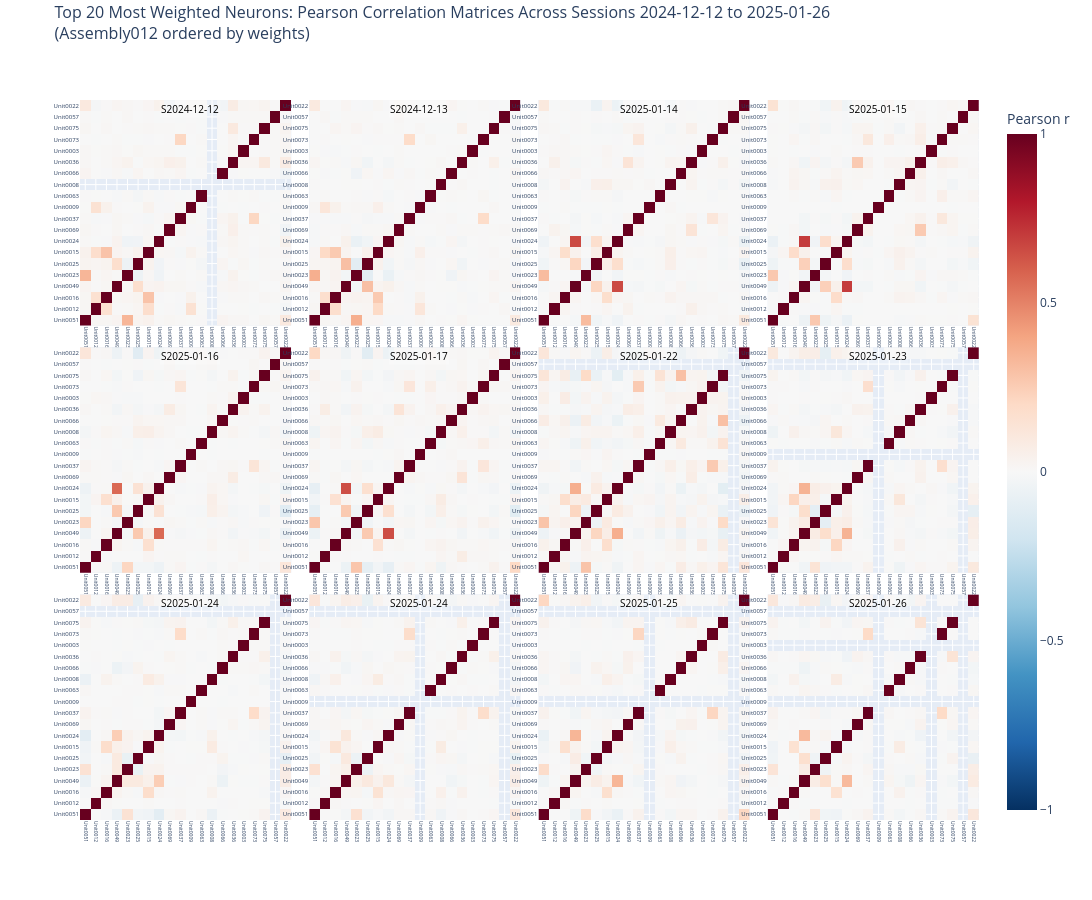

The notebook cell saved with this chart:
### Code cell
start = pd.Timestamp("2024-12-12")
end   = pd.Timestamp("2025-01-27")

# set top x neurons and select sessions
top_x_neurons = neurons_ordered[-20:]

session_ids_all = fr_track_selected.index.get_level_values("session_id").unique()
dt_index = pd.to_datetime(session_ids_all, format="%Y-%m-%d_%H-%M")

# boolean selection
mask = (dt_index >= start) & (dt_index <= end)
selected = session_ids_all[mask]



n_sessions = len(selected)

n_cols = 4 # int(np.ceil(np.sqrt(n_sessions)))
n_rows = 3 # int(np.ceil(n_sessions / n_cols))

reversed_order_topx = top_x_neurons[::-1]

# Create subplots
fig = make_subplots(
    rows=n_rows,
    cols=n_cols,
    #subplot_titles=[f'S{s}' for s in selected],
    horizontal_spacing=0.02,
    vertical_spacing=0.03,
)

# Compute correlation matrix for each session (only top 10 neurons)
for idx, session_id in enumerate(selected):
    row = idx // n_cols + 1
    col = idx % n_cols + 1
    
    # Extract session data
    try:
        neuron_data_session = fr.xs(session_id, level=2)
        
        # Filter to Unit columns only
        unit_cols = [c for c in neuron_data_session.columns if isinstance(c, str) and c.startswith('Unit')]
        neuron_data_session = neuron_data_session[unit_cols]
        
        # Map top 10 neurons to Unit column names
        topx_unit_cols = [f'Unit{i+1:04d}' for i in top_x_neurons if f'Unit{i+1:04d}' in neuron_data_session.columns]
        
        # Filter to only top 10 neurons
        neuron_data_top10 = neuron_data_session[topx_unit_cols]
        
        # Compute correlation matrix
        corr_matrix = neuron_data_top10.corr()
        
        # Create ordering based on reversed top 10 neurons
        unit_order = [f'Unit{i+1:04d}' for i in reversed_order_topx if f'Unit{i+1:04d}' in corr_matrix.columns]
        
        # Reorder the correlation matrix
        corr_matrix_ordered = corr_matrix.loc[unit_order, unit_order]
        
        # Add heatmap to subplot
        fig.add_trace(
            go.Heatmap(
                z=corr_matrix_ordered.values,
                x=unit_order,
                y=unit_order,
                colorscale='RdBu_r',
                zmin=-1,
                zmax=1,
                showscale=(idx == 0),
                colorbar=dict(
                    title="Pearson r",
                    x=1.02
                ) if idx == 0 else None,
                hovertemplate='X: %{x}<br>Y: %{y}<br>r: %{z:.3f}<extra></extra>'
            ),
            row=row,
            col=col
        )

        fig.add_annotation(
            text=f"S{session_id.split('_')[0]}",
            xref=f"x{idx + 1}",
            yref=f"y{idx + 1}",
            x=7,
            y=19.5,
            xanchor="left",
            yanchor="top",
            showarrow=False,
            font=dict(size=10, color="black"),
            bgcolor="rgba(255,255,255,0.2)"
        )
        
        # Update axes - show tick labels for top 10
        fig.update_xaxes(showticklabels=True, tickangle=90, tickfont=dict(size=5), row=row, col=col)
        fig.update_yaxes(showticklabels=True, tickfont=dict(size=6), row=row, col=col)
        
    except Exception as e:
        print(f"Error processing session {session_id}: {e}")
        continue

# Update layout
fig.update_layout(
    title_text=f"Top 20 Most Weighted Neurons: Pearson Correlation Matrices Across Sessions {selected[0].split('_')[0]} to {selected[-1].split('_')[0]}<br>(Assembly012 ordered by weights)",
    title_font_size=16,
    width=300 * n_cols,
    height=300 * n_rows,
    showlegend=False,
    title=dict(y=0.98),
)


fig.show()

print(f"Created {n_sessions} correlation heatmaps (10x10) in {n_rows}x{n_cols} grid")
print(f"Top 10 most weighted neurons: {top_x_neurons.values}")

### Figure 1 — Plotly figure (JSON) as saved in the notebook; plotly's stock layout.template omitted (floating-point values rounded to 4 significant figures; data arrays with more than 128 entries replaced by an {"elided": "..."} marker saying what was removed)
{"data": [{"colorbar": {"title": {"text": "Pearson r"}, "x": 1.02}, "colorscale": [[0, "rgb(5,48,97)"], [0.1, "rgb(33,102,172)"], [0.2, "rgb(67,147,195)"], [0.3, "rgb(146,197,222)"], [0.4, "rgb(209,229,240)"], [0.5, "rgb(247,247,247)"], [0.6, "rgb(253,219,199)"], [0.7, "rgb(244,165,130)"], [0.8, "rgb(214,96,77)"], [0.9, "rgb(178,24,43)"], [1, "rgb(103,0,31)"]], "hovertemplate": "X: %{x}<br>Y: %{y}<br>r: %{z:.3f}<extra></extra>", "showscale": true, "type": "heatmap", "x": ["Unit0051", "Unit0012", "Unit0016", "Unit0049", "Unit0023", "Unit0025", "Unit0015", "Unit0024", "Unit0069", "Unit0037", "Unit0009", "Unit0063", "Unit0008", "Unit0066", "Unit0036", "Unit0003", "Unit0073", "Unit0075", "Unit0057", "Unit0022"], "xaxis": "x", "y": ["Unit0051", "Unit0012", "Unit0016", "Unit0049", "Unit0023", "Unit0025", "Unit0015", "Unit0024", "Unit0069", "Unit0037", "Unit0009", "Unit0063", "Unit0008", "Unit0066", "Unit0036", "Unit0003", "Unit0073", "Unit0075", "Unit0057", "Unit0022"], "yaxis": "y", "z": {"elided": "20x20 float values"}, "zmax": 1, "zmin": -1}, {"colorscale": [[0, "rgb(5,48,97)"], [0.1, "rgb(33,102,172)"], [0.2, "rgb(67,147,195)"], [0.3, "rgb(146,197,222)"], [0.4, "rgb(209,229,240)"], [0.5, "rgb(247,247,247)"], [0.6, "rgb(253,219,199)"], [0.7, "rgb(244,165,130)"], [0.8, "rgb(214,96,77)"], [0.9, "rgb(178,24,43)"], [1, "rgb(103,0,31)"]], "hovertemplate": "X: %{x}<br>Y: %{y}<br>r: %{z:.3f}<extra></extra>", "showscale": false, "type": "heatmap", "x": ["Unit0051", "Unit0012", "Unit0016", "Unit0049", "Unit0023", "Unit0025", "Unit0015", "Unit0024", "Unit0069", "Unit0037", "Unit0009", "Unit0063", "Unit0008", "Unit0066", "Unit0036", "Unit0003", "Unit0073", "Unit0075", "Unit0057", "Unit0022"], "xaxis": "x2", "y": ["Unit0051", "Unit0012", "Unit0016", "Unit0049", "Unit0023", "Unit0025", "Unit0015", "Unit0024", "Unit0069", "Unit0037", "Unit0009", "Unit0063", "Unit0008", "Unit0066", "Unit0036", "Unit0003", "Unit0073", "Unit0075", "Unit0057", "Unit0022"], "yaxis": "y2", "z": {"elided": "20x20 float values"}, "zmax": 1, "zmin": -1}, {"colorscale": [[0, "rgb(5,48,97)"], [0.1, "rgb(33,102,172)"], [0.2, "rgb(67,147,195)"], [0.3, "rgb(146,197,222)"], [0.4, "rgb(209,229,240)"], [0.5, "rgb(247,247,247)"], [0.6, "rgb(253,219,199)"], [0.7, "rgb(244,165,130)"], [0.8, "rgb(214,96,77)"], [0.9, "rgb(178,24,43)"], [1, "rgb(103,0,31)"]], "hovertemplate": "X: %{x}<br>Y: %{y}<br>r: %{z:.3f}<extra></extra>", "showscale": false, "type": "heatmap", "x": ["Unit0051", "Unit0012", "Unit0016", "Unit0049", "Unit0023", "Unit0025", "Unit0015", "Unit0024", "Unit0069", "Unit0037", "Unit0009", "Unit0063", "Unit0008", "Unit0066", "Unit0036", "Unit0003", "Unit0073", "Unit0075", "Unit0057", "Unit0022"], "xaxis": "x3", "y": ["Unit0051", "Unit0012", "Unit0016", "Unit0049", "Unit0023", "Unit0025", "Unit0015", "Unit0024", "Unit0069", "Unit0037", "Unit0009", "Unit0063", "Unit0008", "Unit0066", "Unit0036", "Unit0003", "Unit0073", "Unit0075", "Unit0057", "Unit0022"], "yaxis": "y3", "z": {"elided": "20x20 float values"}, "zmax": 1, "zmin": -1}, {"colorscale": [[0, "rgb(5,48,97)"], [0.1, "rgb(33,102,172)"], [0.2, "rgb(67,147,195)"], [0.3, "rgb(146,197,222)"], [0.4, "rgb(209,229,240)"], [0.5, "rgb(247,247,247)"], [0.6, "rgb(253,219,199)"], [0.7, "rgb(244,165,130)"], [0.8, "rgb(214,96,77)"], [0.9, "rgb(178,24,43)"], [1, "rgb(103,0,31)"]], "hovertemplate": "X: %{x}<br>Y: %{y}<br>r: %{z:.3f}<extra></extra>", "showscale": false, "type": "heatmap", "x": ["Unit0051", "Unit0012", "Unit0016", "Unit0049", "Unit0023", "Unit0025", "Unit0015", "Unit0024", "Unit0069", "Unit0037", "Unit0009", "Unit0063", "Unit0008", "Unit0066", "Unit0036", "Unit0003", "Unit0073", "Unit0075", "Unit0057", "Unit0022"], "xaxis": "x4", "y": ["Unit0051", "Unit0012", "Unit0016", "Unit0049", "Unit0023", "Unit0025", "Unit0015", "Unit0024", "Unit0069", "Unit0037", "Unit0009", "Unit0063", "Unit0008", "Unit0066", "Unit0036", "Unit0003", "Unit0073", "Unit0075", "Unit0057", "Unit0022"], "yaxis": "y4", "z": {"elided": "20x20 float values"}, "zmax": 1, "zmin": -1}, {"colorscale": [[0, "rgb(5,48,97)"], [0.1, "rgb(33,102,172)"], [0.2, "rgb(67,147,195)"], [0.3, "rgb(146,197,222)"], [0.4, "rgb(209,229,240)"], [0.5, "rgb(247,247,247)"], [0.6, "rgb(253,219,199)"], [0.7, "rgb(244,165,130)"], [0.8, "rgb(214,96,77)"], [0.9, "rgb(178,24,43)"], [1, "rgb(103,0,31)"]], "hovertemplate": "X: %{x}<br>Y: %{y}<br>r: %{z:.3f}<extra></extra>", "showscale": false, "type": "heatmap", "x": ["Unit0051", "Unit0012", "Unit0016", "Unit0049", "Unit0023", "Unit0025", "Unit0015", "Unit0024", "Unit0069", "Unit0037", "Unit0009", "Unit0063", "Unit0008", "Unit0066", "Unit0036", "Unit0003", "Unit0073", "Unit0075", "Unit0057", "Unit0022"], "xaxis": "x5", "y": ["Unit0051", "Unit0012", "Unit0016", "Unit0049", "Unit0023", "Unit0025", "Unit0015", "Unit0024", "Unit0069", "Unit0037", "Unit0009", "Unit0063", "Unit0008", "Unit0066", "Unit0036", "Unit0003", "Unit0073", "Unit0075", "Unit0057", "Unit0022"], "yaxis": "y5", "z": {"elided": "20x20 float values"}, "zmax": 1, "zmin": -1}, {"colorscale": [[0, "rgb(5,48,97)"], [0.1, "rgb(33,102,172)"], [0.2, "rgb(67,147,195)"], [0.3, "rgb(146,197,222)"], [0.4, "rgb(209,229,240)"], [0.5, "rgb(247,247,247)"], [0.6, "rgb(253,219,199)"], [0.7, "rgb(244,165,130)"], [0.8, "rgb(214,96,77)"], [0.9, "rgb(178,24,43)"], [1, "rgb(103,0,31)"]], "hovertemplate": "X: %{x}<br>Y: %{y}<br>r: %{z:.3f}<extra></extra>", "showscale": false, "type": "heatmap", "x": ["Unit0051", "Unit0012", "Unit0016", "Unit0049", "Unit0023", "Unit0025", "Unit0015", "Unit0024", "Unit0069", "Unit0037", "Unit0009", "Unit0063", "Unit0008", "Unit0066", "Unit0036", "Unit0003", "Unit0073", "Unit0075", "Unit0057", "Unit0022"], "xaxis": "x6", "y": ["Unit0051", "Unit0012", "Unit0016", "Unit0049", "Unit0023", "Unit0025", "Unit0015", "Unit0024", "Unit0069", "Unit0037", "Unit0009", "Unit0063", "Unit0008", "Unit0066", "Unit0036", "Unit0003", "Unit0073", "Unit0075", "Unit0057", "Unit0022"], "yaxis": "y6", "z": {"elided": "20x20 float values"}, "zmax": 1, "zmin": -1}, {"colorscale": [[0, "rgb(5,48,97)"], [0.1, "rgb(33,102,172)"], [0.2, "rgb(67,147,195)"], [0.3, "rgb(146,197,222)"], [0.4, "rgb(209,229,240)"], [0.5, "rgb(247,247,247)"], [0.6, "rgb(253,219,199)"], [0.7, "rgb(244,165,130)"], [0.8, "rgb(214,96,77)"], [0.9, "rgb(178,24,43)"], [1, "rgb(103,0,31)"]], "hovertemplate": "X: %{x}<br>Y: %{y}<br>r: %{z:.3f}<extra></extra>", "showscale": false, "type": "heatmap", "x": ["Unit0051", "Unit0012", "Unit0016", "Unit0049", "Unit0023", "Unit0025", "Unit0015", "Unit0024", "Unit0069", "Unit0037", "Unit0009", "Unit0063", "Unit0008", "Unit0066", "Unit0036", "Unit0003", "Unit0073", "Unit0075", "Unit0057", "Unit0022"], "xaxis": "x7", "y": ["Unit0051", "Unit0012", "Unit0016", "Unit0049", "Unit0023", "Unit0025", "Unit0015", "Unit0024", "Unit0069", "Unit0037", "Unit0009", "Unit0063", "Unit0008", "Unit0066", "Unit0036", "Unit0003", "Unit0073", "Unit0075", "Unit0057", "Unit0022"], "yaxis": "y7", "z": {"elided": "20x20 float values"}, "zmax": 1, "zmin": -1}, {"colorscale": [[0, "rgb(5,48,97)"], [0.1, "rgb(33,102,172)"], [0.2, "rgb(67,147,195)"], [0.3, "rgb(146,197,222)"], [0.4, "rgb(209,229,240)"], [0.5, "rgb(247,247,247)"], [0.6, "rgb(253,219,199)"], [0.7, "rgb(244,165,130)"], [0.8, "rgb(214,96,77)"], [0.9, "rgb(178,24,43)"], [1, "rgb(103,0,31)"]], "hovertemplate": "X: %{x}<br>Y: %{y}<br>r: %{z:.3f}<extra></extra>", "showscale": false, "type": "heatmap", "x": ["Unit0051", "Unit0012", "Unit0016", "Unit0049", "Unit0023", "Unit0025", "Unit0015", "Unit0024", "Unit0069", "Unit0037", "Unit0009", "Unit0063", "Unit0008", "Unit0066", "Unit0036", "Unit0003", "Unit0073", "Unit0075", "Unit0057", "Unit0022"], "xaxis": "x8", "y": ["Unit0051", "Unit0012", "Unit0016", "Unit0049", "Unit0023", "Unit0025", "Unit0015", "Unit0024", "Unit0069", "Unit0037", "Unit0009", "Unit0063", "Unit0008", "Unit0066", "Unit0036", "Unit0003", "Unit0073", "Unit0075", "Unit0057", "Unit0022"], "yaxis": "y8", "z": {"elided": "20x20 float values"}, "zmax": 1, "zmin": -1}, {"colorscale": [[0, "rgb(5,48,97)"], [0.1, "rgb(33,102,172)"], [0.2, "rgb(67,147,195)"], [0.3, "rgb(146,197,222)"], [0.4, "rgb(209,229,240)"], [0.5, "rgb(247,247,247)"], [0.6, "rgb(253,219,199)"], [0.7, "rgb(244,165,130)"], [0.8, "rgb(214,96,77)"], [0.9, "rgb(178,24,43)"], [1, "rgb(103,0,31)"]], "hovertemplate": "X: %{x}<br>Y: %{y}<br>r: %{z:.3f}<extra></extra>", "showscale": false, "type": "heatmap", "x": ["Unit0051", "Unit0012", "Unit0016", "Unit0049", "Unit0023", "Unit0025", "Unit0015", "Unit0024", "Unit0069", "Unit0037", "Unit0009", "Unit0063", "Unit0008", "Unit0066", "Unit0036", "Unit0003", "Unit0073", "Unit0075", "Unit0057", "Unit0022"], "xaxis": "x9", "y": ["Unit0051", "Unit0012", "Unit0016", "Unit0049", "Unit0023", "Unit0025", "Unit0015", "Unit0024", "Unit0069", "Unit0037", "Unit0009", "Unit0063", "Unit0008", "Unit0066", "Unit0036", "Unit0003", "Unit0073", "Unit0075", "Unit0057", "Unit0022"], "yaxis": "y9", "z": {"elided": "20x20 float values"}, "zmax": 1, "zmin": -1}, {"colorscale": [[0, "rgb(5,48,97)"], [0.1, "rgb(33,102,172)"], [0.2, "rgb(67,147,195)"], [0.3, "rgb(146,197,222)"], [0.4, "rgb(209,229,240)"], [0.5, "rgb(247,247,247)"], [0.6, "rgb(253,219,199)"], [0.7, "rgb(244,165,130)"], [0.8, "rgb(214,96,77)"], [0.9, "rgb(178,24,43)"], [1, "rgb(103,0,31)"]], "hovertemplate": "X: %{x}<br>Y: %{y}<br>r: %{z:.3f}<extra></extra>", "showscale": false, "type": "heatmap", "x": ["Unit0051", "Unit0012", "Unit0016", "Unit0049", "Unit0023", "Unit0025", "Unit0015", "Unit0024", "Unit0069", "Unit0037", "Unit0009", "Unit0063", "Unit0008", "Unit0066", "Unit0036", "Unit0003", "Unit0073", "Unit0075", "Unit0057", "Unit0022"], "xaxis": "x10", "y": ["Unit0051", "Unit0012", "Unit0016", "Unit0049", "Unit0023", "Unit0025", "Unit0015", "Unit0024", "Unit0069", "Unit0037", "Unit0009", "Unit0063", "Unit0008", "Unit0066", "Unit0036", "Unit0003", "Unit0073", "Unit0075", "Unit0057", "Unit0022"], "yaxis": "y10", "z": {"elided": "20x20 float values"}, "zmax": 1, "zmin": -1}, {"colorscale": [[0, "rgb(5,48,97)"], [0.1, "rgb(33,102,172)"], [0.2, "rgb(67,147,195)"], [0.3, "rgb(146,197,222)"], [0.4, "rgb(209,229,240)"], [0.5, "rgb(247,247,247)"], [0.6, "rgb(253,219,199)"], [0.7, "rgb(244,165,130)"], [0.8, "rgb(214,96,77)"], [0.9, "rgb(178,24,43)"], [1, "rgb(103,0,31)"]], "hovertemplate": "X: %{x}<br>Y: %{y}<br>r: %{z:.3f}<extra></extra>", "showscale": false, "type": "heatmap", "x": ["Unit0051", "Unit0012", "Unit0016", "Unit0049", "Unit0023", "Unit0025", "Unit0015", "Unit0024", "Unit0069", "Unit0037", "Unit0009", "Unit0063", "Unit0008", "Unit0066", "Unit0036", "Unit0003", "Unit0073", "Unit0075", "Unit0057", "Unit0022"], "xaxis": "x11", "y": ["Unit0051", "Unit0012", "Unit0016", "Unit0049", "Unit0023", "Unit0025", "Unit0015", "Unit0024", "Unit0069", "Unit0037", "Unit0009", "Unit0063", "Unit0008", "Unit0066", "Unit0036", "Unit0003", "Unit0073", "Unit0075", "Unit0057", "Unit0022"], "yaxis": "y11", "z": {"elided": "20x20 float values"}, "zmax": 1, "zmin": -1}, {"colorscale": [[0, "rgb(5,48,97)"], [0.1, "rgb(33,102,172)"], [0.2, "rgb(67,147,195)"], [0.3, "rgb(146,197,222)"], [0.4, "rgb(209,229,240)"], [0.5, "rgb(247,247,247)"], [0.6, "rgb(253,219,199)"], [0.7, "rgb(244,165,130)"], [0.8, "rgb(214,96,77)"], [0.9, "rgb(178,24,43)"], [1, "rgb(103,0,31)"]], "hovertemplate": "X: %{x}<br>Y: %{y}<br>r: %{z:.3f}<extra></extra>", "showscale": false, "type": "heatmap", "x": ["Unit0051", "Unit0012", "Unit0016", "Unit0049", "Unit0023", "Unit0025", "Unit0015", "Unit0024", "Unit0069", "Unit0037", "Unit0009", "Unit0063", "Unit0008", "Unit0066", "Unit0036", "Unit0003", "Unit0073", "Unit0075", "Unit0057", "Unit0022"], "xaxis": "x12", "y": ["Unit0051", "Unit0012", "Unit0016", "Unit0049", "Unit0023", "Unit0025", "Unit0015", "Unit0024", "Unit0069", "Unit0037", "Unit0009", "Unit0063", "Unit0008", "Unit0066", "Unit0036", "Unit0003", "Unit0073", "Unit0075", "Unit0057", "Unit0022"], "yaxis": "y12", "z": {"elided": "20x20 float values"}, "zmax": 1, "zmin": -1}], "layout": {"annotations": [{"bgcolor": "rgba(255,255,255,0.2)", "font": {"color": "black", "size": 10}, "showarrow": false, "text": "S2024-12-12", "x": 7, "xanchor": "left", "xref": "x", "y": 19.5, "yanchor": "top", "yref": "y"}, {"bgcolor": "rgba(255,255,255,0.2)", "font": {"color": "black", "size": 10}, "showarrow": false, "text": "S2024-12-13", "x": 7, "xanchor": "left", "xref": "x2", "y": 19.5, "yanchor": "top", "yref": "y2"}, {"bgcolor": "rgba(255,255,255,0.2)", "font": {"color": "black", "size": 10}, "showarrow": false, "text": "S2025-01-14", "x": 7, "xanchor": "left", "xref": "x3", "y": 19.5, "yanchor": "top", "yref": "y3"}, {"bgcolor": "rgba(255,255,255,0.2)", "font": {"color": "black", "size": 10}, "showarrow": false, "text": "S2025-01-15", "x": 7, "xanchor": "left", "xref": "x4", "y": 19.5, "yanchor": "top", "yref": "y4"}, {"bgcolor": "rgba(255,255,255,0.2)", "font": {"color": "black", "size": 10}, "showarrow": false, "text": "S2025-01-16", "x": 7, "xanchor": "left", "xref": "x5", "y": 19.5, "yanchor": "top", "yref": "y5"}, {"bgcolor": "rgba(255,255,255,0.2)", "font": {"color": "black", "size": 10}, "showarrow": false, "text": "S2025-01-17", "x": 7, "xanchor": "left", "xref": "x6", "y": 19.5, "yanchor": "top", "yref": "y6"}, {"bgcolor": "rgba(255,255,255,0.2)", "font": {"color": "black", "size": 10}, "showarrow": false, "text": "S2025-01-22", "x": 7, "xanchor": "left", "xref": "x7", "y": 19.5, "yanchor": "top", "yref": "y7"}, {"bgcolor": "rgba(255,255,255,0.2)", "font": {"color": "black", "size": 10}, "showarrow": false, "text": "S2025-01-23", "x": 7, "xanchor": "left", "xref": "x8", "y": 19.5, "yanchor": "top", "yref": "y8"}, {"bgcolor": "rgba(255,255,255,0.2)", "font": {"color": "black", "size": 10}, "showarrow": false, "text": "S2025-01-24", "x": 7, "xanchor": "left", "xref": "x9", "y": 19.5, "yanchor": "top", "yref": "y9"}, {"bgcolor": "rgba(255,255,255,0.2)", "font": {"color": "black", "size": 10}, "showarrow": false, "text": "S2025-01-24", "x": 7, "xanchor": "left", "xref": "x10", "y": 19.5, "yanchor": "top", "yref": "y10"}, {"bgcolor": "rgba(255,255,255,0.2)", "font": {"color": "black", "size": 10}, "showarrow": false, "text": "S2025-01-25", "x": 7, "xanchor": "left", "xref": "x11", "y": 19.5, "yanchor": "top", "yref": "y11"}, {"bgcolor": "rgba(255,255,255,0.2)", "font": {"color": "black", "size": 10}, "showarrow": false, "text": "S2025-01-26", "x": 7, "xanchor": "left", "xref": "x12", "y": 19.5, "yanchor": "top", "yref": "y12"}], "height": 900, "showlegend": false, "title": {"font": {"size": 16}, "text": "Top 20 Most Weighted Neurons: Pearson Correlation Matrices Across Sessions 2024-12-12 to 2025-01-26<br>(Assembly012 ordered by weights)", "y": 0.98}, "width": 1200, "xaxis": {"anchor": "y", "domain": [0, 0.235], "showticklabels": true, "tickangle": 90, "tickfont": {"size": 5}}, "xaxis10": {"anchor": "y10", "domain": [0.255, 0.49], "showticklabels": true, "tickangle": 90, "tickfont": {"size": 5}}, "xaxis11": {"anchor": "y11", "domain": [0.51, 0.745], "showticklabels": true, "tickangle": 90, "tickfont": {"size": 5}}, "xaxis12": {"anchor": "y12", "domain": [0.765, 1.0], "showticklabels": true, "tickangle": 90, "tickfont": {"size": 5}}, "xaxis2": {"anchor": "y2", "domain": [0.255, 0.49], "showticklabels": true, "tickangle": 90, "tickfont": {"size": 5}}, "xaxis3": {"anchor": "y3", "domain": [0.51, 0.745], "showticklabels": true, "tickangle": 90, "tickfont": {"size": 5}}, "xaxis4": {"anchor": "y4", "domain": [0.765, 1.0], "showticklabels": true, "tickangle": 90, "tickfont": {"size": 5}}, "xaxis5": {"anchor": "y5", "domain": [0, 0.235], "showticklabels": true, "tickangle": 90, "tickfont": {"size": 5}}, "xaxis6": {"anchor": "y6", "domain": [0.255, 0.49], "showticklabels": true, "tickangle": 90, "tickfont": {"size": 5}}, "xaxis7": {"anchor": "y7", "domain": [0.51, 0.745], "showticklabels": true, "tickangle": 90, "tickfont": {"size": 5}}, "xaxis8": {"anchor": "y8", "domain": [0.765, 1.0], "showticklabels": true, "tickangle": 90, "tickfont": {"size": 5}}, "xaxis9": {"anchor": "y9", "domain": [0, 0.235], "showticklabels": true, "tickangle": 90, "tickfont": {"size": 5}}, "yaxis": {"anchor": "x", "domain": [0.6867, 1.0], "showticklabels": true, "tickfont": {"size": 6}}, "yaxis10": {"anchor": "x10", "domain": [0, 0.3133], "showticklabels": true, "tickfont": {"size": 6}}, "yaxis11": {"anchor": "x11", "domain": [0, 0.3133], "showticklabels": true, "tickfont": {"size": 6}}, "yaxis12": {"anchor": "x12", "domain": [0, 0.3133], "showticklabels": true, "tickfont": {"size": 6}}, "yaxis2": {"anchor": "x2", "domain": [0.6867, 1.0], "showticklabels": true, "tickfont": {"size": 6}}, "yaxis3": {"anchor": "x3", "domain": [0.6867, 1.0], "showticklabels": true, "tickfont": {"size": 6}}, "yaxis4": {"anchor": "x4", "domain": [0.6867, 1.0], "showticklabels": true, "tickfont": {"size": 6}}, "yaxis5": {"anchor": "x5", "domain": [0.3433, 0.6567], "showticklabels": true, "tickfont": {"size": 6}}, "yaxis6": {"anchor": "x6", "domain": [0.3433, 0.6567], "showticklabels": true, "tickfont": {"size": 6}}, "yaxis7": {"anchor": "x7", "domain": [0.3433, 0.6567], "showticklabels": true, "tickfont": {"size": 6}}, "yaxis8": {"anchor": "x8", "domain": [0.3433, 0.6567], "showticklabels": true, "tickfont": {"size": 6}}, "yaxis9": {"anchor": "x9", "domain": [0, 0.3133], "showticklabels": true, "tickfont": {"size": 6}}}}
